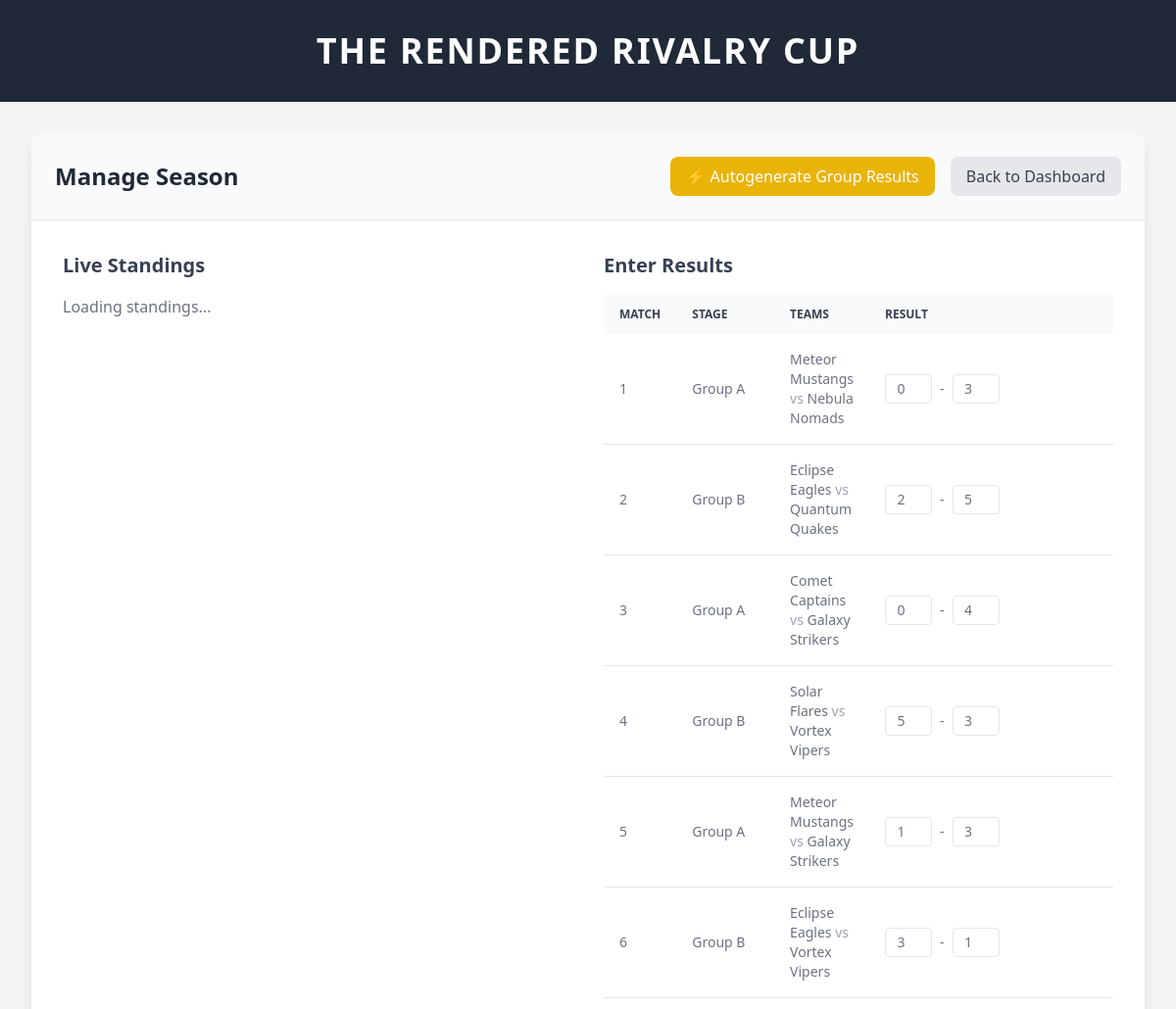
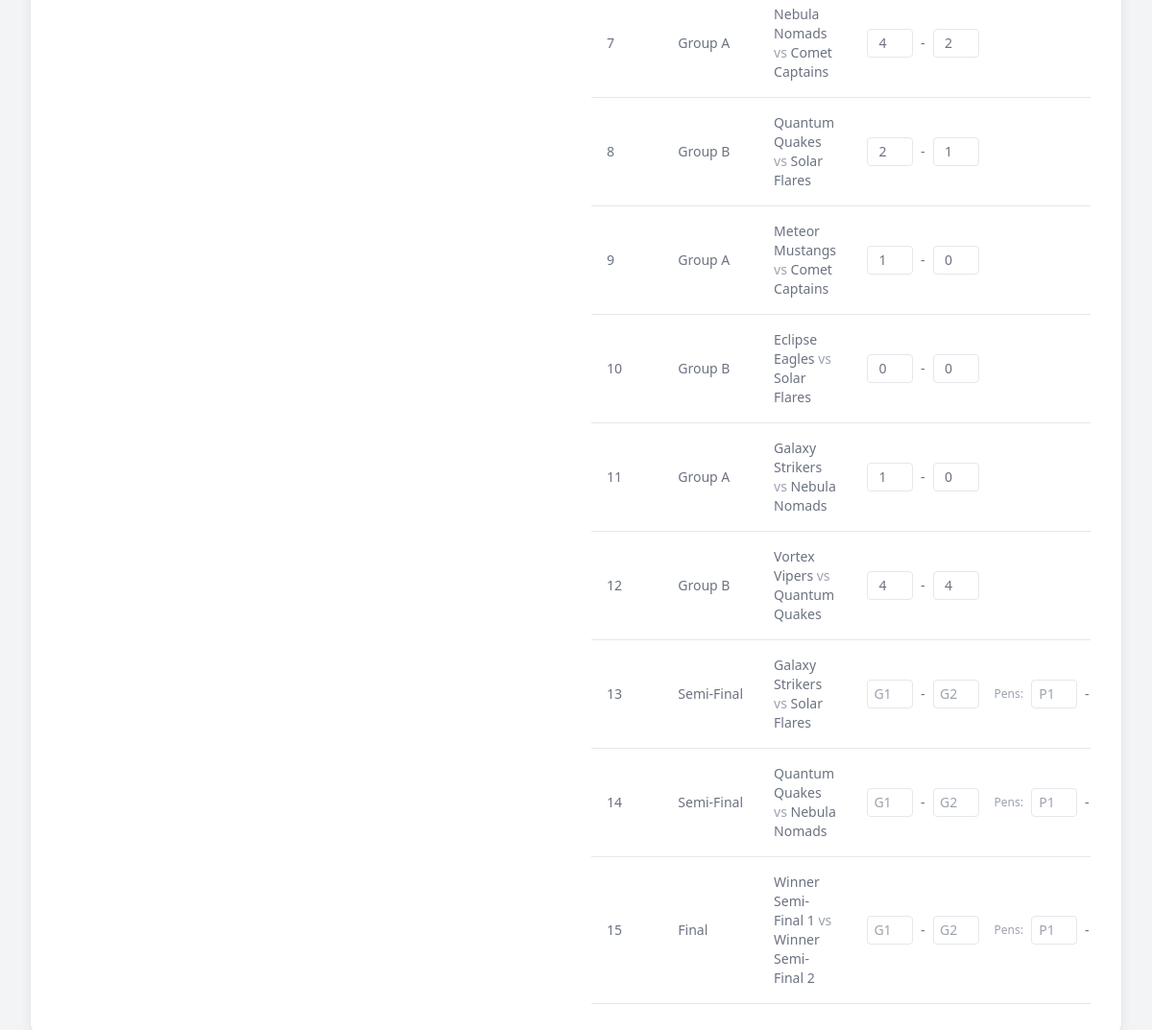
/admin/manage/1 (signed in), run on the app's committed database (2 pictures, top to bottom).
### tables this page shows
CREATE TABLE fixtures (
                                match_no INTEGER PRIMARY KEY AUTOINCREMENT,
                                tournament_id INTEGER NOT NULL,
                                team1_id INTEGER, 
                                team2_id INTEGER,
                                placeholder_t1 TEXT, 
                                placeholder_t2 TEXT,
                                team1_goals INTEGER, 
                                team2_goals INTEGER,
                                team1_pso INTEGER, 
                                team2_pso INTEGER,
                                status TEXT DEFAULT 'Not Played', 
                                stage TEXT, 
                                round_in_stage INTEGER,
                                FOREIGN KEY(tournament_id) REFERENCES tournaments(tournament_id) ON DELETE CASCADE,
                                FOREIGN KEY(team1_id) REFERENCES teams(team_id),
                                FOREIGN KEY(team2_id) REFERENCES teams(team_id)
                             );

CREATE TABLE teams (
                                team_id INTEGER PRIMARY KEY AUTOINCREMENT,
                                tournament_id INTEGER NOT NULL,
                                team_name TEXT NOT NULL, 
                                group_name TEXT,
                                matches_played INTEGER DEFAULT 0, 
                                wins INTEGER DEFAULT 0,
                                draws INTEGER DEFAULT 0, 
                                losses INTEGER DEFAULT 0,
                                goals_for INTEGER DEFAULT 0, 
                                goals_against INTEGER DEFAULT 0,
                                FOREIGN KEY(tournament_id) REFERENCES tournaments(tournament_id) ON DELETE CASCADE,
                                UNIQUE(tournament_id, team_name)
                             );

### app.py (the view)
@app.route('/admin/manage/<int:tournament_id>')
def manage_tournament(tournament_id):
    if not session.get('logged_in'):
        return redirect(url_for('admin_login'))
    tournament_info = db_manager.get_tournament_by_id(tournament_id)
    fixtures = db_manager.get_all_fixtures(tournament_id)
    return render_template('manage_tournament.html', tournament=tournament_info, fixtures=fixtures)

### Tournament_Manager.py (called while the page is built)
    def get_tournament_by_id(self, tournament_id):
        self.cursor.execute("SELECT * FROM tournaments WHERE tournament_id = ?", (tournament_id,))
        return self.cursor.fetchone()

    def get_all_fixtures(self, tournament_id):
        self.cursor.execute("SELECT * FROM fixtures WHERE tournament_id = ? ORDER BY match_no ASC", (tournament_id,))
        rows = self.cursor.fetchall()
        matches = []
        for r in rows:
            t1 = self.get_team_by_id(r['team1_id']) if r['team1_id'] is not None else None
            t2 = self.get_team_by_id(r['team2_id']) if r['team2_id'] is not None else None
            matches.append(Match(db_manager=self, **dict(r), team1=t1, team2=t2))
        return matches

    def get_team_by_id(self, team_id):
        self.cursor.execute("SELECT * FROM teams WHERE team_id=?", (team_id,))
        r = self.cursor.fetchone()
        return Team(**dict(r)) if r else None

    @property
    def team1_name(self):
        return self.team1.name if self.team1 else self.p1

    @property
    def team2_name(self):
        return self.team2.name if self.team2 else self.p2

### templates/manage_tournament.html (shortened to what this page needs)
<!DOCTYPE html>
<html lang="en">
  <head>
    <script src="https://cdn.tailwindcss.com"></script>
  </head>
  <body class="bg-gray-100 font-sans">
    <header class="w-full bg-gray-800 py-8 text-center">
      <h1 class="text-white text-4xl font-semibold uppercase tracking-wider">
        THE RENDERED RIVALRY CUP
      </h1>
    </header>
    <div class="w-full px-4 sm:px-6 lg:px-8 mt-8">
      <div class="bg-white rounded-xl shadow-lg overflow-hidden">
        <div
          class="p-6 bg-gray-50 border-b border-gray-200 flex flex-wrap items-center justify-between gap-4"
        >
          <h2 class="text-2xl font-bold text-gray-800">
            Manage Season {{ tournament.season_number }}
          </h2>
          <div class="flex items-center gap-4">
            <button
              onclick="autogenerateResults({{ tournament.tournament_id }})"
              class="px-4 py-2 text-white bg-yellow-500 rounded-lg hover:bg-yellow-600 transition-colors duration-300"
            >
              ⚡ Autogenerate Group Results
            </button>
            <a
              href="/admin/dashboard"
              class="px-4 py-2 text-gray-700 bg-gray-200 rounded-lg hover:bg-gray-300 transition-colors duration-300"
              >Back to Dashboard</a
            >
          </div>
        </div>
        <main class="p-6 md:p-8 grid grid-cols-1 lg:grid-cols-2 gap-8">
          <div class="lg:col-span-1">
            <h3 class="text-xl font-bold text-gray-700 mb-4">Live Standings</h3>
            <div id="standings-container">
              <p class="text-gray-500">Loading standings...</p>
            </div>
          </div>
          <div class="lg:col-span-1">
            <h3 class="text-xl font-bold text-gray-700 mb-4">Enter Results</h3>
            <div class="overflow-x-auto">
              <table class="w-full text-sm text-left text-gray-500">
                <thead class="text-xs text-gray-700 uppercase bg-gray-50">
                  <tr>
                    <th class="px-4 py-3">Match</th>
                    <th class="px-4 py-3">Stage</th>
                    <th class="px-4 py-3">Teams</th>
                    <th class="px-4 py-3">Result</th>
                  </tr>
                </thead>
                <tbody>
                  {% for match in fixtures %}
                  <tr class="bg-white border-b hover:bg-gray-50">
                    <td class="px-4 py-4">{{ loop.index }}</td>
                    <td class="px-4 py-4 whitespace-nowrap">
                      {{ match.stage }}
                    </td>
                    <td class="px-4 py-4 font-medium">
                      {{ match.team1_name or 'TBD' }}
                      <span class="text-gray-400">vs</span> {{ match.team2_name
                      or 'TBD' }}
                    </td>
                    <td class="px-4 py-4">
                      <form
                        id="form-{{ match.match_no }}"
                        class="flex items-center gap-2"
                      >
                        <input
                          type="number"
                          name="team1_goals"
                          value="{{ match.team1_goals if match.team1_goals is not none else '' }}"
                          placeholder="G1"
                          class="w-12 p-1 border rounded text-center"
                        />
                        <span>-</span>
                        <input
                          type="number"
                          name="team2_goals"
                          value="{{ match.team2_goals if match.team2_goals is not none else '' }}"
                          placeholder="G2"
                          class="w-12 p-1 border rounded text-center"
                        />
                        {% if 'Group' not in match.stage and 'League' not in
                        match.stage %}
                        <span class="text-xs text-gray-400 ml-2">Pens:</span>
                        <input
                          type="number"
                          name="pso_t1"
                          value="{{ match.team1_pso if match.team1_pso is not none }}"
                          placeholder="P1"
                          class="w-12 p-1 border rounded text-center"
                        />
                        <span>-</span>
                        {% endif %}
                      </form>
                    </td>
                  </tr>
                  {% endfor %}
                </tbody>
              </table>
            </div>
          </div>
        </main>
      </div>
    </div>
  </body>
</html>

### data on the page
fixtures: stage "Group A", team_name "Meteor Mustangs", team_name "Nebula Nomads", team1_goals "0", team2_goals "3"
fixtures: stage "Group B", team_name "Eclipse Eagles", team_name "Quantum Quakes", team1_goals "2", team2_goals "5"
fixtures: stage "Group A", team_name "Comet Captains", team_name "Galaxy Strikers", team1_goals "0", team2_goals "4"
fixtures: stage "Group B", team_name "Solar Flares", team_name "Vortex Vipers", team1_goals "5", team2_goals "3"
fixtures: stage "Group A", team_name "Meteor Mustangs", team_name "Galaxy Strikers", team1_goals "1", team2_goals "3"
fixtures: stage "Group B", team_name "Eclipse Eagles", team_name "Vortex Vipers", team1_goals "3", team2_goals "1"
fixtures: stage "Group A", team_name "Nebula Nomads", team_name "Comet Captains", team1_goals "4", team2_goals "2"
fixtures: stage "Group B", team_name "Quantum Quakes", team_name "Solar Flares", team1_goals "2", team2_goals "1"
fixtures: stage "Group A", team_name "Meteor Mustangs", team_name "Comet Captains", team1_goals "1", team2_goals "0"
fixtures: stage "Group B", team_name "Eclipse Eagles", team_name "Solar Flares", team1_goals "0", team2_goals "0"
fixtures: stage "Group A", team_name "Galaxy Strikers", team_name "Nebula Nomads", team1_goals "1", team2_goals "0"
fixtures: stage "Group B", team_name "Vortex Vipers", team_name "Quantum Quakes", team1_goals "4", team2_goals "4"
fixtures: stage "Semi-Final", team_name "Galaxy Strikers", team_name "Solar Flares"
fixtures: stage "Semi-Final", team_name "Quantum Quakes", team_name "Nebula Nomads"
fixtures: stage "Final", placeholder_t1 "Winner Semi-Final 1", placeholder_t2 "Winner Semi-Final 2"
